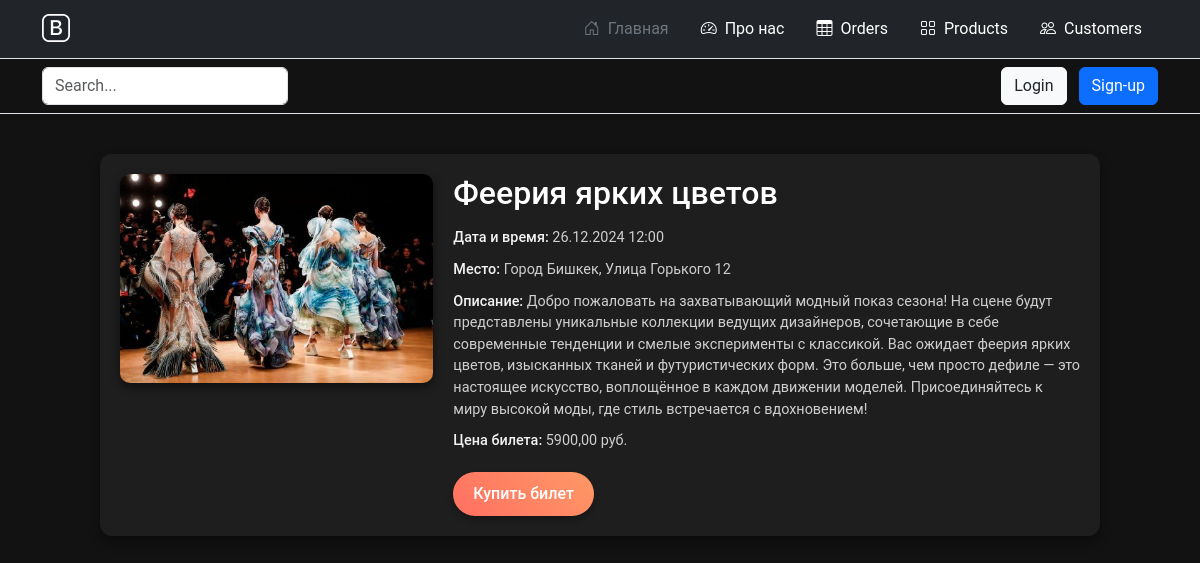
The page /task/2/ on the database its author committed.
### main/models.py (models this page shows, shortened)
class Task(models.Model):
    title = models.CharField('Название', max_length=50)  # Исправлено на CharField
    task = models.TextField('Описание')  # Исправлено на TextField
    event_date = models.DateTimeField('Дата и время проведения')  # Дата и время
    location = models.CharField('Место проведения', max_length=100)  # Место
    image = models.ImageField('Изображение', upload_to='events/images/', null=True, blank=True)  # Поле для изображения
    price = models.DecimalField('Цена', max_digits=10, decimal_places=2, null=True, blank=True)  # Цена
    class Meta:
        verbose_name = 'Мероприятие'
        verbose_name_plural = 'Мероприятия'

### main/views.py (the view)
# urls.py: path('task/<int:pk>/', views.task_detail, name='task_detail'),
def task_detail(request, pk):
    task = get_object_or_404(Task, pk=pk)
    return render(request, 'main/task_detail.html', {'task': task})

### main/templates/main/task_detail.html (shortened to what this page needs)
{% extends 'main/base.html' %}
{% block content %}
  <div class="task-detail">
    <div class="task-content">
      {% if task.image %}
        <div class="task-image">
          <img src="{{ task.image.url }}" alt="{{ task.title }}" class="img-fluid">
        </div>
      {% endif %}
      <div class="task-info">
        <h1>{{ task.title }}</h1>
        <p><strong>Дата и время:</strong> {{ task.event_date|date:"d.m.Y H:i" }}</p>
        <p><strong>Место:</strong> {{ task.location }}</p>
        <p><strong>Описание:</strong> {{ task.task }}</p>
        {% if task.price %}
          <p><strong>Цена билета:</strong> {{ task.price }} руб.</p>
        {% endif %}
        <div class="task-button">
          <a href="#" class="btn btn-primary buy-ticket-btn">Купить билет</a>
        </div>
      </div>
    </div>
  </div>
{% endblock %}

### main/templates/main/task_detail.html (style rules this page uses)
body { background-color: #121212; color: #e0e0e0; font-family: 'Roboto', sans-serif; }
.task-detail { max-width: 1000px; margin: 40px auto; padding: 20px; background-color: #1e1e1e; border-radius: 12px; box-shadow: 0 6px 12px rgba(0, 0, 0, 0.4); }
.task-content { display: flex; flex-wrap: wrap; gap: 20px; }
.task-image { flex: 1; }
.task-image img { width: 100%; max-width: 350px; height: auto; object-fit: cover; border-radius: 10px; box-shadow: 0 4px 8px rgba(0, 0, 0, 0.5); }
.task-info { flex: 2; }
.task-info h1 { font-size: 2em; margin-bottom: 15px; color: #ffffff; }
.task-info p { font-size: 0.9em; margin-bottom: 10px; line-height: 1.5; color: #cfcfcf; }
.task-info strong { color: #f2f2f2; font-weight: 500; }
.task-button { margin-top: 20px; }
.buy-ticket-btn { font-size: 1em; font-weight: 500; color: #ffffff; background: linear-gradient(45deg, #ff6f61, #ff9966); border: none; padding: 10px 20px; border-radius: 30px; box-shadow: 0 4px 6px rgba(0, 0, 0, 0.3); transition: all 0.3s ease-in-out; }

### rows shown on the page
Task: image (picture), title "Феерия ярких цветов", event_date "26.12.2024 12:00", location "Город Бишкек, Улица Горького 12", task "Добро пожаловать на захватывающий модный показ сезона! На сцене будут представлены уникальные коллекции ведущих дизайнеров, сочетающие в себе современные тенденции и смелые эксперименты с классикой. Вас ожидает феерия ярких цветов, изысканных тканей и футуристических форм. Это больше, чем просто дефиле — это настоящее искусство, воплощённое в каждом движении моделей. Присоединяйтесь к миру высокой моды, где стиль встречается с вдохновением!", price "5900,00"
